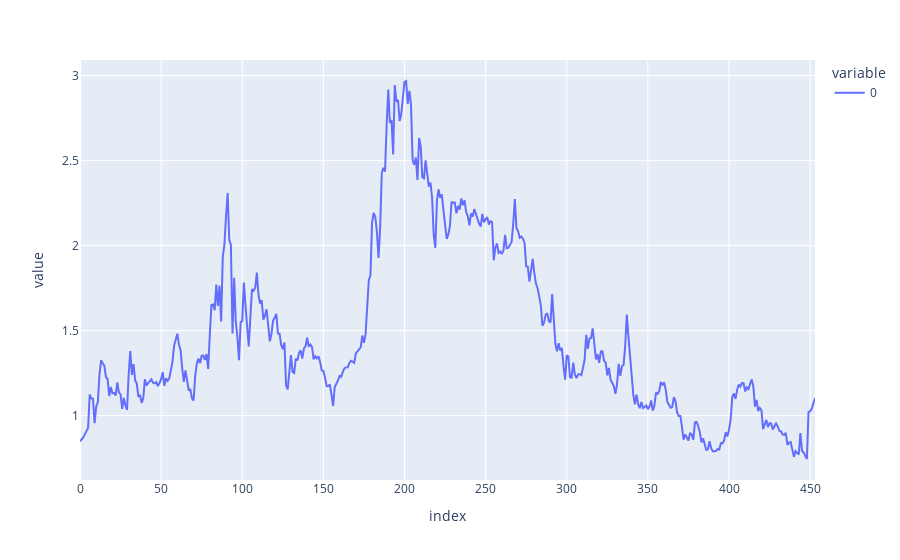

Source (notebook cell):
### Code cell
apply_LSTM(df1, split_percentage=0.75)

### Figure 1 — Plotly figure (JSON) as saved in the notebook; plotly's stock layout.template omitted (floating-point values rounded to 4 significant figures; data arrays with more than 128 entries replaced by an {"elided": "..."} marker saying what was removed)
{"data": [{"hovertemplate": "variable=0<br>index=%{x}<br>value=%{y}<extra></extra>", "legendgroup": "0", "line": {"color": "#636efa", "dash": "solid"}, "mode": "lines", "name": "0", "orientation": "v", "showlegend": true, "type": "scatter", "x": {"elided": "454 int values"}, "xaxis": "x", "y": {"elided": "454 float values"}, "yaxis": "y"}], "layout": {"legend": {"title": {"text": "variable"}, "tracegroupgap": 0}, "margin": {"t": 60}, "xaxis": {"anchor": "y", "domain": [0, 1], "title": {"text": "index"}}, "yaxis": {"anchor": "x", "domain": [0, 1], "title": {"text": "value"}}}}
